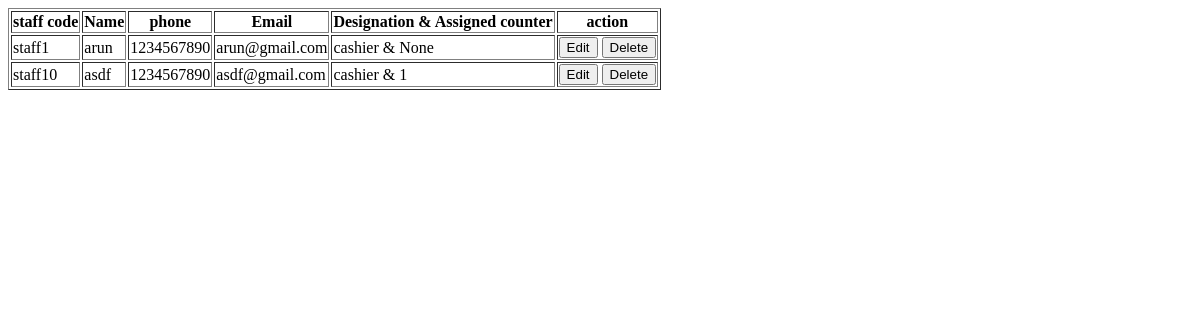
/ManageStaff (signed in), run on an earlier commit of the app's database.
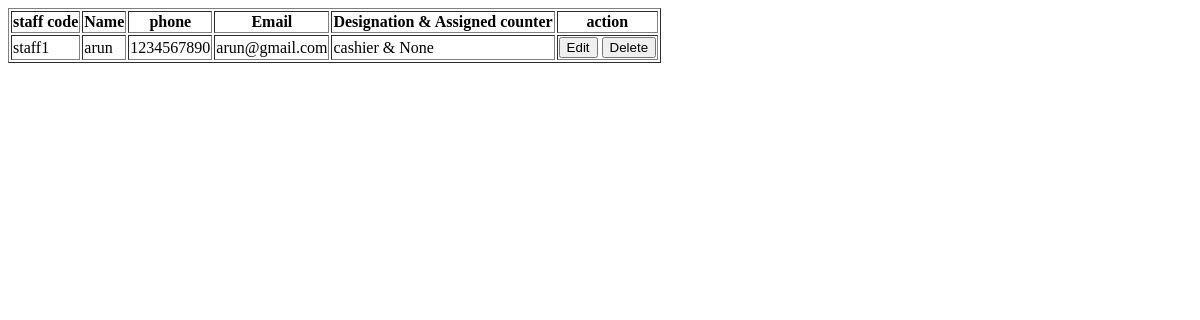
And on a later commit of the database.
### RetailIQApp/models.py (models this page shows)
class StaffTable(models.Model):
    SHOPID = models.ForeignKey(ShopTable, on_delete=models.CASCADE, null=True, blank=True)
    staff_code = models.CharField(max_length=20, null=True, blank=True)
    name = models.CharField(max_length=20, null=True, blank=True)
    phone = models.CharField(max_length=20, null=True, blank=True)
    email = models.EmailField(max_length=50, null=True, blank=True)
    designation = models.CharField(max_length=20, null=True, blank=True)
    assigned_counter = models.IntegerField(null=True, blank=True) #can be null if the shop does not have that counter pattern
    LOGINID = models.ForeignKey(LoginTable, on_delete=models.CASCADE, null=True, blank=True)

### RetailIQApp/views.py (the view)
# urls.py: path('ManageStaff',ManageStaff.as_view(),name='ManageStaff'),
class ManageStaff(View):
    def get(self,request):
        obj = StaffTable.objects.filter(SHOPID__LOGINID_id=request.session['loginid'])
        return render(request,'shop/ManageStaff.html', {'staff_data':obj})

### templates/Shop/manageStaff.html (shortened to what this page needs)
<!DOCTYPE html>
<html lang="en">
<head>
</head>
<body>
    <table border="1">
        <tr>
            <th>staff code</th>
            <th>Name</th>
            <th>phone</th>
            <th>Email</th>
            <th>Designation & Assigned counter</th>
            <th>action</th>
        </tr>
        {% for i in staff_data %}
        <tr>
            <td>{{ i.staff_code }}</td>
            <td>{{ i.name }}</td>
            <td>{{ i.phone }}</td>
            <td>{{ i.email }}</td>
            <td>{{ i.designation }} & {{ i.assigned_counter }}</td>
            <td>
                <a href="editStaff/{{i.id}}"><button>Edit</button></a>
                <a href="deleteStaff/{{i.id}}"><button>Delete</button></a>
            </td>
        </tr>
        {% endfor %}
    </table>
</body>
</html>

What changed in the data, as far as the page shows it:
removed StaffTable: staff_code "staff10", name "asdf", phone "1234567890", email "asdf@gmail.com", designation "cashier", assigned_counter "1"
